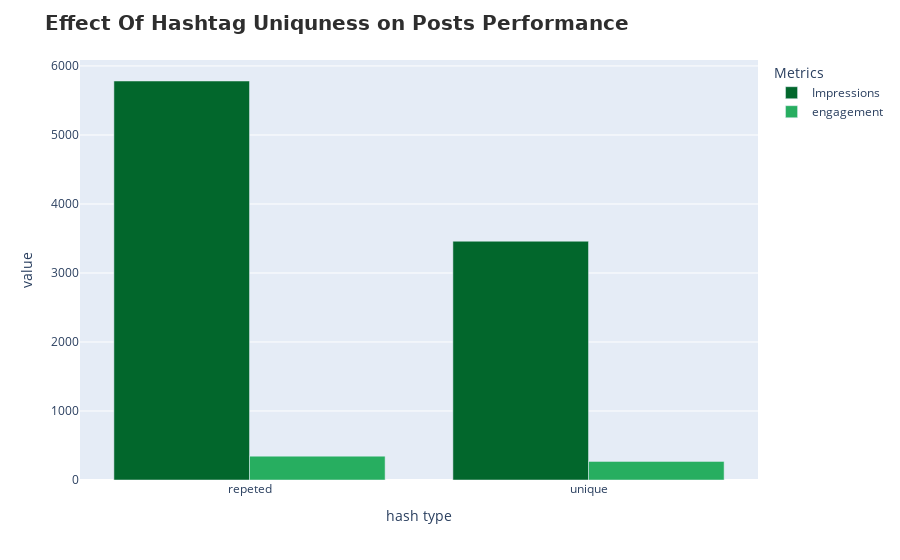

The notebook cell this image was saved under:
### Code cell
fig = px.bar(avg_interactions_per_hash_type,x='hash type', y=['Impressions','engagement'],barmode='group',color_discrete_sequence=["#02672C",'#27ae60'])
fig.update_layout(title = 'Effect Of Hashtag Uniquness on Posts Performance',legend_title = 'Metrics' ,title_font = {'size': 20,'weight': 'bold','family': 'DejaVu Sans','color': '#2E2E2E'})
fig.show()

### Figure 1 — Plotly figure (JSON) as saved in the notebook; plotly's stock layout.template omitted (floating-point values rounded to 4 significant figures)
{"data": [{"alignmentgroup": "True", "hovertemplate": "variable=Impressions<br>hash type=%{x}<br>value=%{y}<extra></extra>", "legendgroup": "Impressions", "marker": {"color": "#02672C", "pattern": {"shape": ""}}, "name": "Impressions", "offsetgroup": "Impressions", "orientation": "v", "showlegend": true, "textposition": "auto", "type": "bar", "x": ["repeted", "unique"], "xaxis": "x", "y": [5782.0, 3460.0], "yaxis": "y"}, {"alignmentgroup": "True", "hovertemplate": "variable=engagement<br>hash type=%{x}<br>value=%{y}<extra></extra>", "legendgroup": "engagement", "marker": {"color": "#27ae60", "pattern": {"shape": ""}}, "name": "engagement", "offsetgroup": "engagement", "orientation": "v", "showlegend": true, "textposition": "auto", "type": "bar", "x": ["repeted", "unique"], "xaxis": "x", "y": [345.7, 269.8], "yaxis": "y"}], "layout": {"barmode": "group", "legend": {"title": {"text": "Metrics"}, "tracegroupgap": 0}, "margin": {"t": 60}, "title": {"font": {"color": "#2E2E2E", "family": "DejaVu Sans", "size": 20, "weight": "bold"}, "text": "Effect Of Hashtag Uniquness on Posts Performance"}, "xaxis": {"anchor": "y", "domain": [0, 1], "title": {"text": "hash type"}}, "yaxis": {"anchor": "x", "domain": [0, 1], "title": {"text": "value"}}}}
